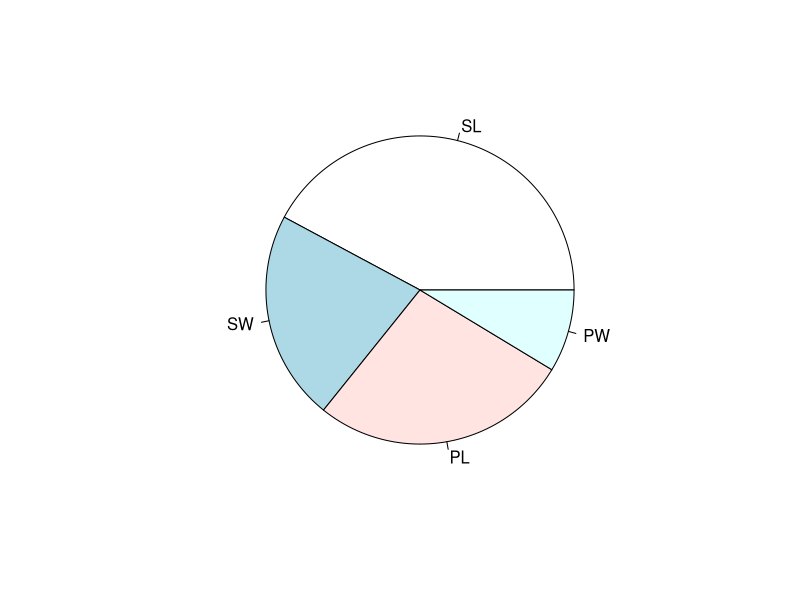

The R script that drew this image:
#week 9
percent=c(sum(iris$Sepal.Length),sum(iris$Sepal.Width),sum(iris$Petal.Length),sum(iris$Petal.Width))
pie(percent,labels=c("SL","SW","PL","PW"))
